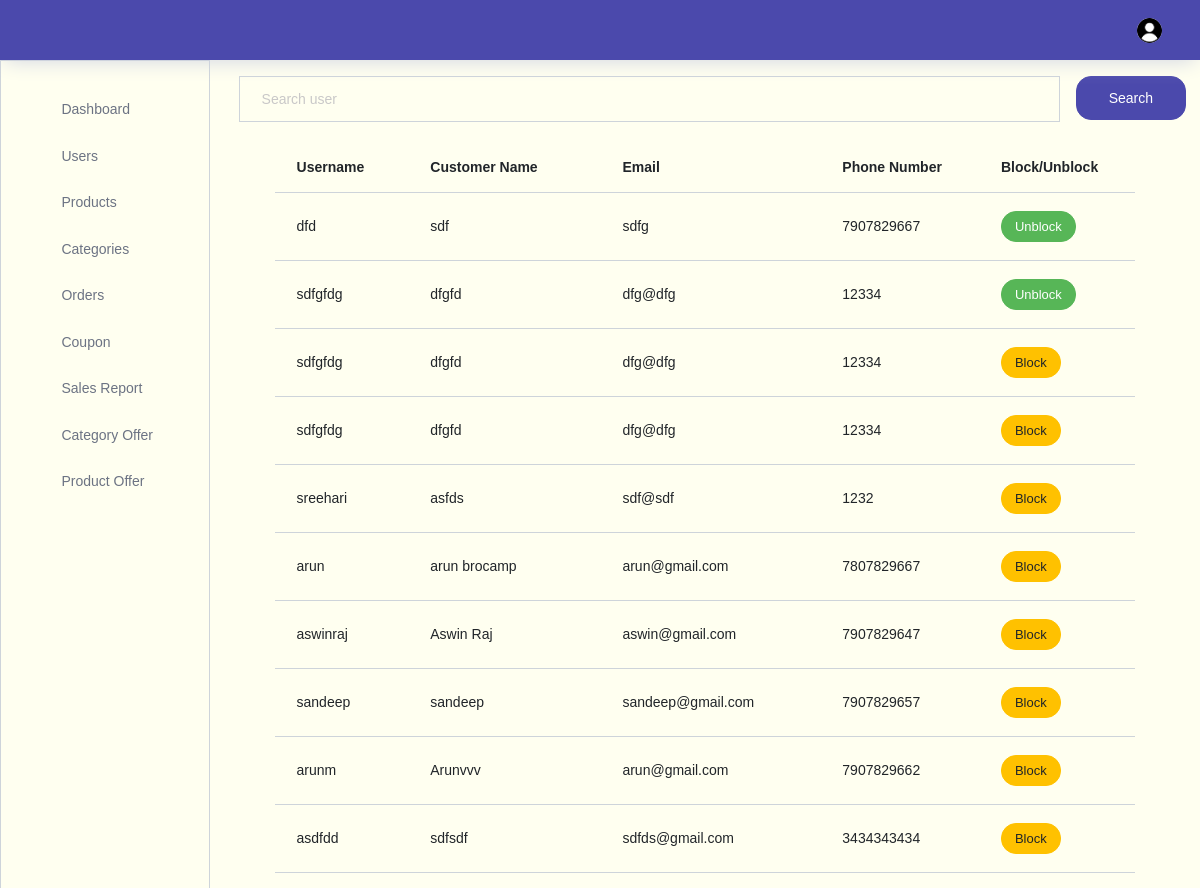
Before: /storeadmin/users/ (signed in, upper part) with the older database file.
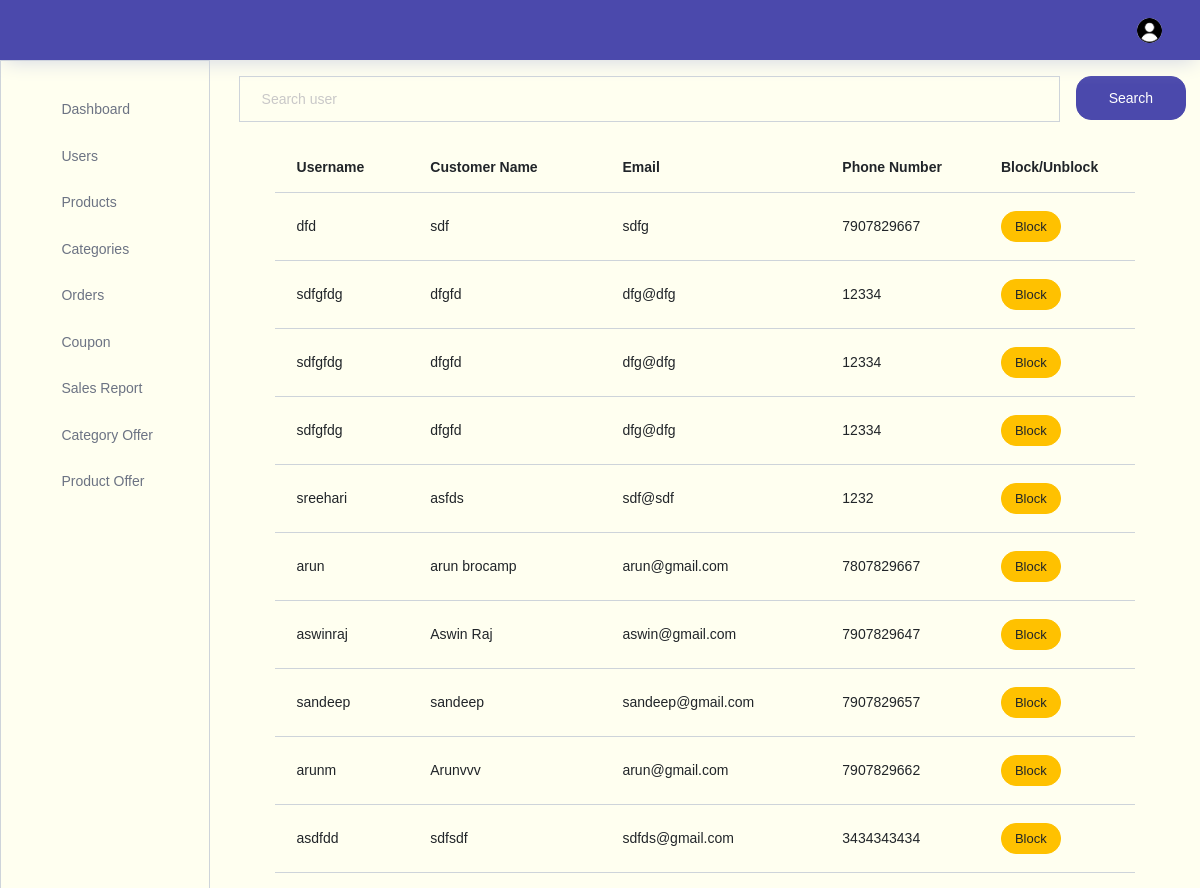
After: the same page with the newer database file.
### store/models.py (models this page shows)
class Customers(models.Model):
    username=models.CharField(max_length=200,unique=True)
    name=models.CharField(max_length=200)
    email=models.CharField(max_length=200)
    phonenumber=models.IntegerField(max_length=200)
    password=models.CharField(max_length=200)
    repassword=models.CharField(max_length=200)
    isblocked=models.BooleanField(default=False)

### storeadmin/views.py (the view)
# urls.py: path("users/",views.users,name="admin_users"),
@never_cache
def users(request):
    if "adminname" in request.session:
        datas=Customers.objects.all()
        if request.method=="POST":
            enteredname=request.POST.get("searchitem")
            datas = Customers.objects.filter(username__icontains=enteredname)
            return render(request,"storeadmin/users/users.html",{"datas":datas})
        return render(request,"storeadmin/users/users.html",{"datas":datas})
    else:
        return redirect(adminsignin)

### storeadmin/templates/storeadmin/users/users.html (shortened to what this page needs)
{% extends 'storeadmin/index.html' %}
{% block content %}
<div class="container">
  <div class="container">
    <form action="" method="POST">{% csrf_token %}
      <div class="input-group">
        <input style="background-color:#FFFFF0
        ;" type="text" name="searchitem" class="form-control mt-3" id="navbar-search-input" placeholder="Search user" aria-label="search" aria-describedby="search">
        <div>
          <button  type="submit" class="btn btn-primary btn-block mt-3 ml-3">Search</button>
        </div>
      </div>
    </form>
  </div>
  <div style="background-color:#FFFFF0
  ;" class="container">
    <div class="col-lg-12 grid-margin stretch-card">
      <div class="card">
        <div style="background-color:#FFFFF0
        ;" class="card-body">
          <div style="background-color:#FFFFF0
          ;" class="table-responsive">
            <table class="table table-hover">
              <thead>
                <tr>
                  <th>Username</th>
                  <th>Customer Name</th>
                  <th>Email</th>
                  <th>Phone Number</th>
                  <th>Block/Unblock</th>
                </tr>
              </thead>
              <tbody>
                {% for item in datas  %}
                <tr>
                  <td>{{item.username}}</td>
                  <td>{{item.name}}</td>
                  <td>{{item.email}}</td>
                  <td>{{item.phonenumber}}</td>
                  <td>
                    {% if item.isblocked %}
                    <a href="{% url 'admin_unblockuser' item.id %}" class="btn btn-success btn-sm">Unblock</a>
                    {% else %}
                    <a href="{% url 'admin_blockuser' item.id %}" class="btn btn-warning btn-sm">Block</a>
                    {% endif %}
                  </td>
                </tr>
                {% endfor %}
              </tbody>
            </table>
          </div>
        </div>
      </div>
    </div>
  </div>
</div>
{% endblock content %}

Changed rows visible on the page:
changed Customers "dfd": isblocked "Unblock" → "Block"
changed Customers (number 2 of 10 on the later page): isblocked "Unblock" → "Block"
